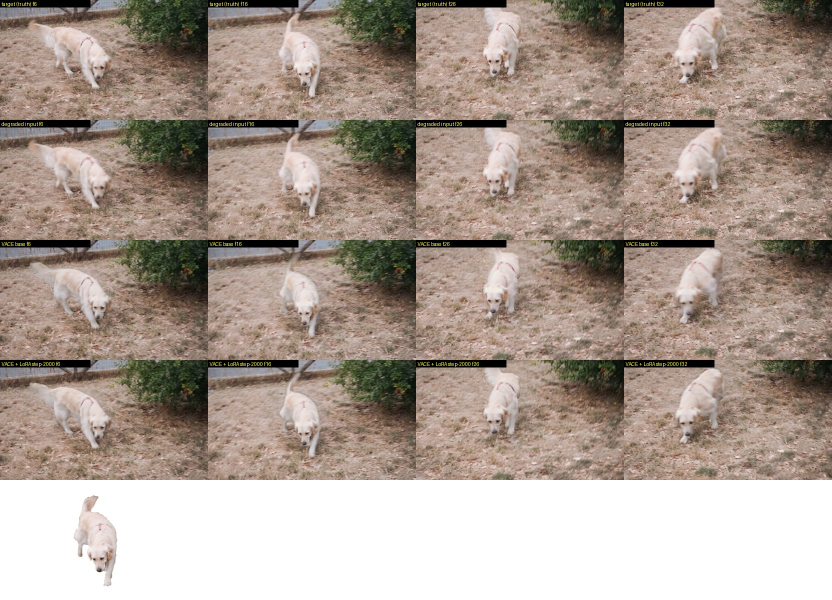
#> input picture reports/lora_assets/test1_dog.jpg, 1664 x 1200 px, given in place of IMG_3886.JPG, which was not available (shown at 1/2 size)
$ python make_photo_turn1.py
#> lines starting #> are read from the running program, lines starting #| are printed output that depends on the picture
"""Turn-1 inputs from real photos: landscape crop -> 832x480 image, Goal Force CSV (BOTTOM-LEFT y), arrow preview, meta.
Spec: multiturn/photo_scenes.json (crop box in ORIGINAL photo pixels after EXIF rotation; points in 832x480 TOP-LEFT px).

    imagegen/venv/bin/python -I multiturn/make_photo_turn1.py [--only chips]
"""
import argparse
import json
import math
from pathlib import Path

from PIL import Image, ImageDraw, ImageOps

ROOT = Path(__file__).resolve().parents[1]
W, H = 832, 480
COLS = "image,projectile_force_angle,projectile_force_magnitude,projectile_coordx,projectile_coordy,projectile_mass," \
       "target_indirect_force_angle,target_indirect_force_magnitude,target_coordx,target_coordy,target_mass,width,height,caption"


def csv_row(img, mode, x, y, angle, force, caption):
    yc = H - int(round(y))
    x = int(round(x))
    cap = '"' + caption.replace('"', "'") + '"'
    if mode == "direct":
        return f"{img},{angle},{force},{x},{yc},-1,-1.0,-1.0,{x},{yc},-1,{W},{H},{cap}"
    return f"{img},-1.0,-1.0,{x},{yc},-1,{angle},{force},{x},{yc},-1,{W},{H},{cap}"


def preview(im, x, y, angle, force, mode, prompts, path, note=""):
    p = im.copy()
    d = ImageDraw.Draw(p)
    col = (255, 0, 0) if mode == "direct" else (0, 255, 0)
    L = W / 8 + (W / 2 - W / 8) * (force - 30) / (400 - 30)   # Goal Force blob travel for this force
    x1, y1 = x + L * math.cos(math.radians(angle)), y - L * math.sin(math.radians(angle))
    d.ellipse([x - 20, y - 20, x + 20, y + 20], outline=col, width=3)
    d.line([x, y, x1, y1], fill=col, width=4)
    a = math.atan2(y1 - y, x1 - x)
    for s in (2.6, -2.6):
        d.line([x1, y1, x1 + 14 * math.cos(a + s), y1 + 14 * math.sin(a + s)], fill=col, width=4)
    for n, pts in (prompts or {}).items():
        for px, py in pts:
            d.ellipse([px - 4, py - 4, px + 4, py + 4], fill=(255, 255, 0))
        d.text((pts[0][0] + 6, pts[0][1] - 6), n, fill=(255, 255, 0))
    d.text((6, 6), f"{mode} force {force} angle {angle}  {note}", fill=(255, 255, 255))
    p.save(path)


def main():
    ap = argparse.ArgumentParser()
    ap.add_argument("--only", default=None)
    args = ap.parse_args()
    spec = json.load(open(ROOT / "multiturn/photo_scenes.json"))
#> (reads multiturn/photo_scenes.json from the repository)
    for name, s in spec.items():
        if args.only and name != args.only:
            continue
        out = ROOT / "datasets/multiturn" / name
        (out / "images").mkdir(parents=True, exist_ok=True)
        im = ImageOps.exif_transpose(Image.open(ROOT / s["photo"])).convert("RGB")
#> im is the input picture: PIL image 1664x1200 RGB; mean R, G, B 169.8, 155.4, 145
        x0, y0, x1, y1 = s["crop"]
        assert abs((x1 - x0) / (y1 - y0) - W / H) < 0.01, f"{name}: crop aspect {(x1 - x0) / (y1 - y0):.3f}"
        im = im.crop((x0, y0, x1, y1)).resize((W, H), Image.LANCZOS)
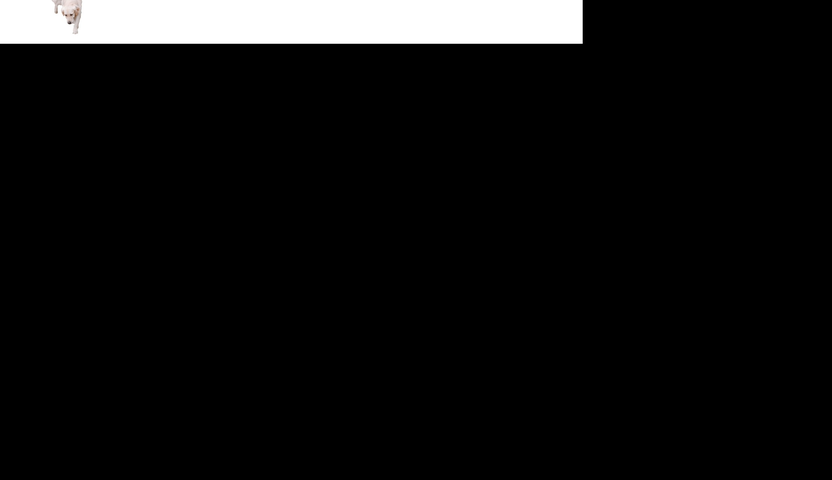
#> im: PIL image 832x480 RGB; mean R, G, B 16.2, 16.2, 16.2
        t = s["turn1"]
        fn = f"{name}_t1.png"
        im.save(out / "images" / fn)
        (out / f"{name}_t1.csv").write_text(COLS + "\n" + csv_row(fn, t["mode"], *t["point"], t["angle"], t["force"], t["caption"]) + "\n")
        preview(im, *t["point"], t["angle"], t["force"], t["mode"], s["prompts"], out / f"{name}_t1_preview.png")
#> the loop in preview, `for n, pts in (prompts or {}).items():` made 2 passes
#> (n, pts) on passes 1 to 2: ('front_bag', [[525, 271], [560, 330]]), ('left_bag', [[105, 306]])
#> in preview, `p.save(path)`:
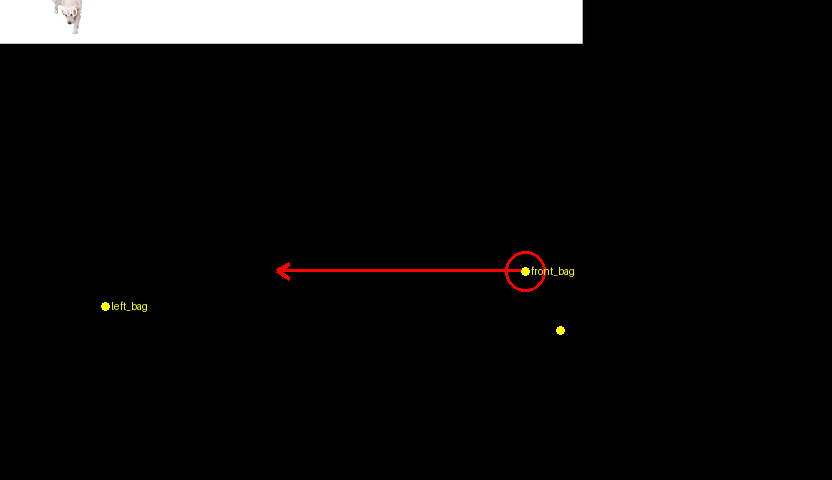
#> saved as chips_t1_preview.png: PIL image 832x480 RGB; mean R, G, B 17.2, 16.4, 16.2
        json.dump({"photo": s["photo"], "crop": s["crop"], **t, "prompts": s["prompts"], "notes": s.get("notes", "")},
                  open(out / f"{name}_t1_meta.json", "w"), indent=1, ensure_ascii=False)
        print("wrote", out)
#> pass 2 of the loop in main, `for name, s in spec.items():`:
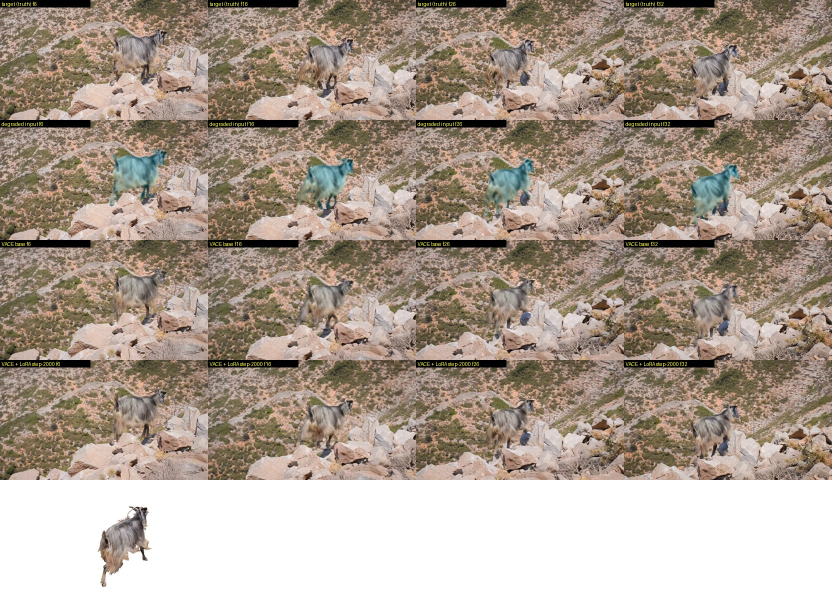
#> input picture reports/lora_assets/test1_goat.jpg, 1664 x 1200 px, given in place of IMG_8550.jpg, which was not available (shown at 1/2 size)
#> in main, im is the input picture: PIL image 1664x1200 RGB; mean R, G, B 171.6, 157.3, 144.3
#> im: PIL image 832x480 RGB; every value is 0
#> x1 = 413; y1 = 55.65
#> a = -1.57
#> the loop in preview (call 2), `for n, pts in (prompts or {}).items():` made 2 passes
#> (n, pts) on passes 1 to 2: ('mug', [[413, 303], [450, 250]]), ('drink_cup', [[481, 83]])
#> in preview (call 2), `p.save(path)`:
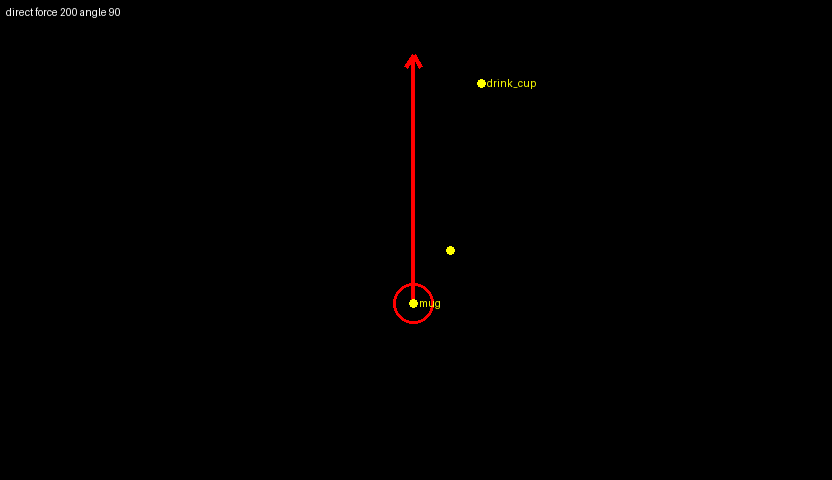
#> saved as coffee_t1_preview.png: PIL image 832x480 RGB; mean R, G, B 1.3, 0.4, 0.2


if __name__ == "__main__":
#> (the run stopped early here; a loop or call above may not have finished)
